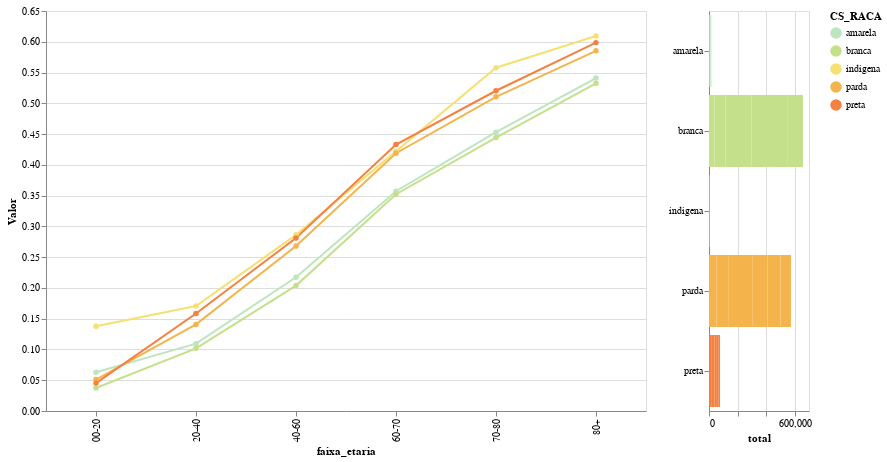

Notebook code for this chart:
### Markdown cell above
## Raça/Cor e Faixa Etária

### Code cell
#hide_input
#collapse_output

x_col = 'faixa_etaria'
cat_col = 'CS_RACA'
sel_cols = ['UF_RES']
selection_dict = {}
selection_dict['CS_RACA'] = "!= ['ignorado','nd']"
# selection_dict['UF_RES'] = ' != "nd"'
# selection_dict['UTI'] = ' == "sim"'
dataFrame2Chart(df_srag,x_col,cat_col,sel_cols,selection_dict,total=[0,1])

### Figure 1 — Vega-Lite specification as saved in the notebook (floating-point values rounded to 4 significant figures; data arrays with more than 128 entries replaced by an {"elided": "..."} marker saying what was removed)
{"config": {"view": {"continuousWidth": 400, "continuousHeight": 300}}, "concat": [{"mark": {"type": "line", "point": true, "strokeWidth": 2}, "encoding": {"color": {"type": "nominal", "field": "CS_RACA", "scale": {"scheme": "lightmulti"}}, "opacity": {"condition": {"value": 1.0, "selection": "selector011"}, "value": 0.1}, "tooltip": [{"type": "nominal", "field": "faixa_etaria"}, {"type": "nominal", "field": "CS_RACA"}, {"type": "nominal", "field": "UF_RES"}, {"type": "quantitative", "field": "cura"}, {"type": "quantitative", "field": "ignorado"}, {"type": "quantitative", "field": "nd"}, {"type": "quantitative", "field": "obito"}, {"type": "quantitative", "field": "obito_outras_causas"}, {"type": "quantitative", "field": "total"}, {"type": "quantitative", "field": "tx_obito_andamento"}, {"type": "quantitative", "field": "tx_obito_concluido"}], "x": {"type": "nominal", "field": "faixa_etaria"}, "y": {"type": "quantitative", "field": "Valor"}}, "height": 400, "selection": {"selector010": {"type": "single", "fields": ["Y_col"], "bind": {"input": "select", "options": ["cura", "ignorado", "nd", "obito", "obito_outras_causas", "total", "tx_obito_andamento", "tx_obito_concluido"], "name": "Y_col"}, "init": {"Y_col": "tx_obito_concluido"}}, "selector011": {"type": "multi", "empty": "all", "fields": ["CS_RACA"], "bind": "legend"}, "Selecione": {"type": "single", "fields": ["UF_RES"], "init": {"UF_RES": "--TODOS--"}, "bind": {"UF_RES": {"input": "select", "options": ["--TODOS--", "11_Rondônia", "12_Acre", "13_Amazonas", "14_Roraima", "15_Pará", "16_Amapá", "17_Tocantins", "21_Maranhão", "22_Piauí", "23_Ceará", "24_Rio Grande do Norte", "25_Paraíba", "26_Pernambuco", "27_Alagoas", "28_Sergipe", "29_Bahia", "31_Minas Gerais", "32_Espírito Santo", "33_Rio de Janeiro", "35_São Paulo", "41_Paraná", "42_Santa Catarina", "43_Rio Grande do Sul", "50_Mato Grosso do Sul", "51_Mato Grosso", "52_Goiás", "53_Distrito Federal", "nan_nd"]}}}}, "transform": [{"fold": ["cura", "ignorado", "nd", "obito", "obito_outras_causas", "total", "tx_obito_andamento", "tx_obito_concluido"], "as": ["Y_col", "Valor"]}, {"filter": {"selection": "selector010"}}], "width": 600}, {"mark": "bar", "encoding": {"color": {"condition": {"type": "nominal", "field": "CS_RACA", "scale": {"scheme": "lightmulti"}, "selection": "selector011"}, "value": "lightgrey"}, "x": {"type": "quantitative", "field": "total"}, "y": {"type": "ordinal", "field": "CS_RACA", "title": null}}, "height": 400, "selection": {"selector011": {"type": "multi", "empty": "all", "fields": ["CS_RACA"], "bind": "legend"}, "Selecione": {"type": "single", "fields": ["UF_RES"], "init": {"UF_RES": "--TODOS--"}, "bind": {"UF_RES": {"input": "select", "options": ["--TODOS--", "11_Rondônia", "12_Acre", "13_Amazonas", "14_Roraima", "15_Pará", "16_Amapá", "17_Tocantins", "21_Maranhão", "22_Piauí", "23_Ceará", "24_Rio Grande do Norte", "25_Paraíba", "26_Pernambuco", "27_Alagoas", "28_Sergipe", "29_Bahia", "31_Minas Gerais", "32_Espírito Santo", "33_Rio de Janeiro", "35_São Paulo", "41_Paraná", "42_Santa Catarina", "43_Rio Grande do Sul", "50_Mato Grosso do Sul", "51_Mato Grosso", "52_Goiás", "53_Distrito Federal", "nan_nd"]}}}}, "width": 100}], "data": {"name": "data-b53420d182daf509022db464d9e8076c"}, "transform": [{"filter": {"selection": "Selecione"}}], "$schema": "https://vega.github.io/schema/vega-lite/v4.8.1.json", "datasets": {"data-b53420d182daf509022db464d9e8076c": {"elided": "848 records"}}}
